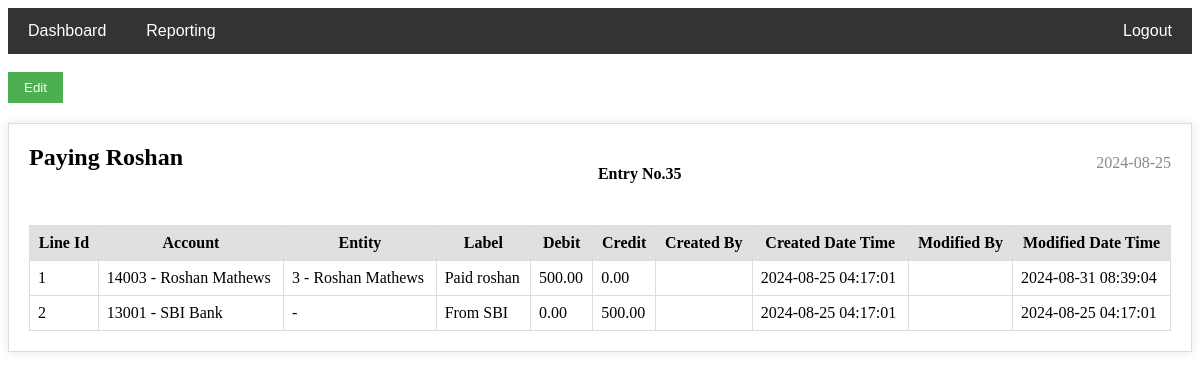
Screenshot of /EachJrnlpg2.php?EntryID=35 (signed in) with the database file from the repository.
### tables this page shows
CREATE TABLE `jrlmaster` (
  `EntryID` int(11) NOT NULL,
  `jdate` date DEFAULT NULL,
  `description` varchar(50) DEFAULT NULL,
  `createdBy` varchar(50) DEFAULT NULL,
  `createdDateTime` timestamp NOT NULL DEFAULT current_timestamp(),
  `modifiedBy` varchar(50) DEFAULT NULL,
  `modifiedDateTime` timestamp NOT NULL DEFAULT current_timestamp() ON UPDATE current_timestamp()
);

CREATE TABLE `jrldetailed` (
  `EntryID` int(11) NOT NULL,
  `LineID` int(11) NOT NULL,
  `AccountID` int(11) NOT NULL,
  `EntityID` int(11) DEFAULT NULL,
  `description` varchar(50) DEFAULT NULL,
  `DebitAmount` decimal(10,2) NOT NULL,
  `CreditAmount` decimal(10,2) NOT NULL,
  `createdBy` varchar(50) DEFAULT NULL,
  `createdDateTime` timestamp NOT NULL DEFAULT current_timestamp(),
  `modifiedBy` varchar(50) DEFAULT NULL,
  `modifiedDateTime` timestamp NOT NULL DEFAULT current_timestamp() ON UPDATE current_timestamp()
);

CREATE TABLE `coa` (
  `AccountNo` int(11) NOT NULL,
  `AccountName` varchar(50) NOT NULL,
  `CategoryID` int(11) NOT NULL,
  `SubcategoryID` int(11) NOT NULL,
  `createdBy` varchar(50) DEFAULT NULL,
  `createdDateTime` timestamp NOT NULL DEFAULT current_timestamp(),
  `modifiedBy` varchar(50) DEFAULT NULL,
  `modifiedDateTime` timestamp NOT NULL DEFAULT current_timestamp() ON UPDATE current_timestamp()
);

CREATE TABLE `entity` (
  `EntityID` int(11) NOT NULL,
  `type` varchar(20) NOT NULL,
  `AccountNo` int(11) NOT NULL,
  `name` varchar(60) NOT NULL,
  `mobileNo` bigint(20) DEFAULT NULL,
  `email` varchar(254) DEFAULT NULL,
  `createdBy` varchar(50) DEFAULT NULL,
  `createdDateTime` timestamp NOT NULL DEFAULT current_timestamp(),
  `modifiedBy` varchar(50) DEFAULT NULL,
  `modifiedDateTime` timestamp NOT NULL DEFAULT current_timestamp() ON UPDATE current_timestamp()
);

### EachJrnlpg2.php (the view, shortened to what this page needs)
<?php
include "Connection.php";
if (isset($_GET['EntryID'])) {
    $entry_id = $_GET['EntryID'];
    $sql_master = "SELECT EntryID, jdate, description FROM jrlmaster WHERE EntryID = ?";
    $stmt_master = $conn->prepare($sql_master);
    $stmt_master->bind_param("i", $entry_id);
    $stmt_master->execute();
    $result_master = $stmt_master->get_result();
    $master_data = $result_master->fetch_assoc();
    $sql_detail = "
SELECT
    jd.LineID,
    jd.AccountID,
    jd.EntityID,
    coa.AccountName,
    jd.description,
    jd.DebitAmount,
    jd.CreditAmount,
    e.name AS EntityName,
    jd.createdBy,
    jd.createdDateTime,
    jd.modifiedBy,
    jd.modifiedDateTime
FROM
    jrldetailed jd
JOIN
    coa ON jd.AccountID = coa.AccountNo
LEFT JOIN
    entity e ON jd.EntityID = e.EntityID
WHERE
    jd.EntryID = ?";
    $stmt_detail = $conn->prepare($sql_detail);
    $stmt_detail->bind_param("i", $entry_id);
    $stmt_detail->execute();
    $result_detail = $stmt_detail->get_result();
} else {
    echo "No data found for EntryID: ";
    $conn->close();
    exit;
}
?>
<!DOCTYPE html>
<html lang="en">
<head>
</head>
<body>
    <div class="navbar">
        <a href="Homepg.php">Dashboard</a>
        <div class="dropdown">
            <button class="dropbtn">Reporting
            </button>
        </div>
        <a href="logout.php">Logout</a>
    </div>
    <br>
    <div class="filter-buttons">
        <button>Edit</button>
    </div>
    <div class="journal-container">
        <div class="journal-header">
            <?php if ($master_data) : ?>
                <h1><?php echo htmlspecialchars($master_data['description']); ?></h1>
                <h4>Entry No.<?php echo $entry_id; ?></h2>
                    <div class="date"><?php echo htmlspecialchars($master_data['jdate']); ?></div>
                <?php else : ?>
                    <h1>No data found</h1>
                <?php endif; ?>
        </div>
        <table>
            <thead>
                <tr>
                    <th>Line Id</th>
                    <th>Account</th>
                    <th>Entity</th>
                    <th>Label</th>
                    <th>Debit</th>
                    <th>Credit</th>
                    <th>Created By</th>
                    <th>Created Date Time</th>
                    <th>Modified By</th>
                    <th>Modified Date Time</th>
                </tr>
            </thead>
            <tbody>
                <?php
                while ($row = $result_detail->fetch_assoc()) {
                    echo "<tr>
                    <td>" . htmlspecialchars($row['LineID'])  . "</td>
                    <td>" . htmlspecialchars($row['AccountID']) . " - " . htmlspecialchars($row['AccountName']) . "</td>
                        <td>" . htmlspecialchars($row['EntityID']) . " - " . htmlspecialchars($row['EntityName']) . "</td>
                        <td>" . htmlspecialchars($row['description']) . "</td>
                        <td>" . htmlspecialchars($row['DebitAmount']) . "</td>
                        <td>" . htmlspecialchars($row['CreditAmount']) . "</td>
                        <td>" . htmlspecialchars($row['createdBy']) . "</td>
                        <td>" . htmlspecialchars($row['createdDateTime']) . "</td>
                        <td>" . htmlspecialchars($row['modifiedBy']) . "</td>
                        <td>" . htmlspecialchars($row['modifiedDateTime']) . "</td>
                      </tr>";
                }
                ?>
            </tbody>
        </table>
    </div>
</body>
</html>

### EachJrnlpg2.php (style rules this page uses)
.journal-container { max-width: 100%; border: 1px solid #ddd; padding: 20px; margin: 20px auto; box-shadow: 0 0 10px rgba(0, 0, 0, 0.1); overflow-x: auto; }
.journal-header { display: flex; justify-content: space-between; align-items: flex-start; flex-wrap: wrap; }
.journal-header h1 { margin: 0; font-size: 1.5em; font-weight: bold; flex: 1 1 auto; }
.journal-header .date { font-size: 1em; color: #888; margin-top: 10px; flex: 1 1 auto; text-align: right; }
table { width: 100%; border-collapse: collapse; margin-top: 20px; overflow-x: auto; }
thead { background-color: #f2f2f2; }
th, td { border: 1px solid #ddd; padding: 8px; }
th { background-color: #e0e0e0; }
.navbar { background-color: #333; overflow: hidden; display: flex; align-items: center; font-family: Arial, sans-serif; }
.navbar a, .navbar .dropbtn { color: white; text-align: center; padding: 14px 20px; text-decoration: none; font-size: 16px; }
.dropdown { overflow: hidden; }
.dropdown .dropbtn { border: none; outline: none; background-color: inherit; margin: 0; cursor: pointer; }
.navbar a:last-child { margin-left: auto; }
.filter-buttons { margin-bottom: 15px; }
.filter-buttons button { margin-right: 10px; padding: 8px 16px; background-color: #4CAF50; color: #f9f9f9; border: none; cursor: pointer; }

### rows the page displays
jrlmaster: description "Paying Roshan", jdate "2024-08-25"
jrldetailed: LineID "1", AccountID "14003", AccountID.AccountName "Roshan Mathews", EntityID "3", EntityID.name "Roshan Mathews", description "Paid roshan", DebitAmount "500.00", CreditAmount "0.00", createdDateTime "2024-08-25 04:17:01", modifiedDateTime "2024-08-31 08:39:04"
jrldetailed: LineID "2", AccountID "13001", AccountID.AccountName "SBI Bank", description "From SBI", DebitAmount "0.00", CreditAmount "500.00", createdDateTime "2024-08-25 04:17:01", modifiedDateTime "2024-08-25 04:17:01"

### other values shown
$entry_id "35"
